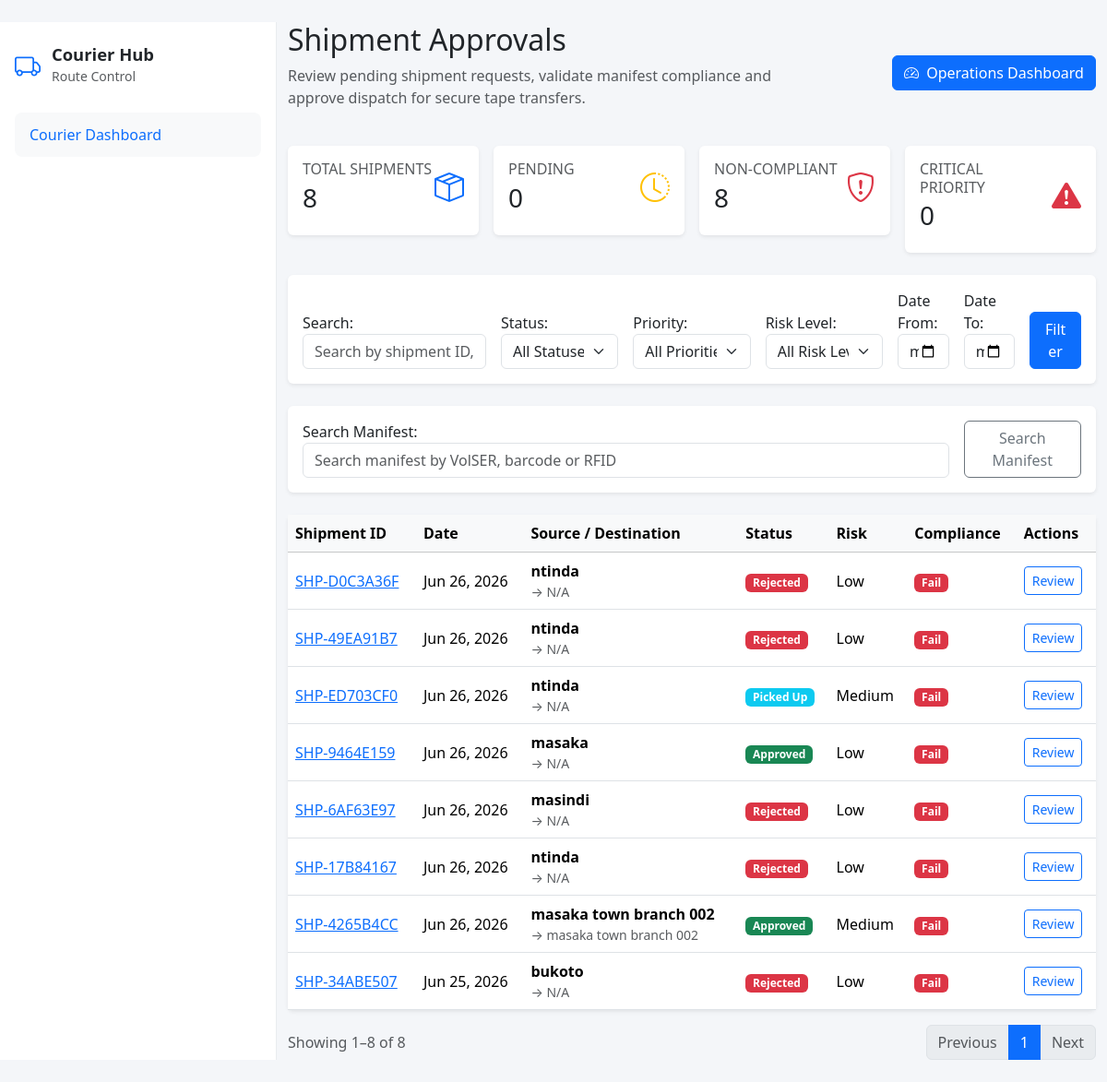
The app's page /shipment-approvals/ (signed in) with its own data.
### inventory/models.py (models this page shows, shortened)
class Shipment(models.Model):
    id = models.UUIDField(primary_key=True, default=uuid.uuid4, editable=False)
    SHIPMENT_TYPE_CHOICES = [
        ('Off-Site Transfer', 'Off-Site Transfer'),
        ('Return', 'Return'),
        ('Retrieval', 'Retrieval'),
        ('Destruction', 'Destruction'),
    ]
    SHIPMENT_STATUS_CHOICES = [
        ('Pending', 'Pending'),
        ('More Info Requested', 'More Info Requested'),
        ('Approved', 'Approved'),
        ('Rejected', 'Rejected'),
        ('Dispatched', 'Dispatched'),
        ('Picked Up', 'Picked Up'),
        ('In Transit', 'In Transit'),
        ('Delivered', 'Delivered'),
        ('Completed', 'Completed'),
        ('Return Accepted', 'Return Accepted'),
        ('Cancelled', 'Cancelled'),
    ]
    PRIORITY_LEVEL_CHOICES = [
        ('Normal', 'Normal'),
        ('High', 'High'),
        ('Critical', 'Critical'),
    ]
    DELIVERY_STATUS_CHOICES = [
        ('Delivered', 'Delivered'),
        ('Partially Delivered', 'Partially Delivered'),
    ]
    shipment_id = models.CharField(
        max_length=50,
        unique=True,
        default=generate_shipment_id,
        editable=False,
    )
    shipment_date = models.DateField(default=timezone.localdate)
    shipment_type = models.CharField(max_length=50, choices=SHIPMENT_TYPE_CHOICES)
    status = models.CharField(max_length=50, choices=SHIPMENT_STATUS_CHOICES, default='Pending')
    priority_level = models.CharField(max_length=20, choices=PRIORITY_LEVEL_CHOICES, default='Normal')
    number_of_tapes = models.PositiveIntegerField(default=0)
    source_location = models.CharField(max_length=200, blank=True)
    releasing_custodian = models.CharField(max_length=150, blank=True)
    release_datetime = models.DateTimeField(null=True, blank=True)
    destination_location = models.CharField(max_length=200, blank=True)
    receiving_organization = models.CharField(max_length=200, blank=True)
    expected_delivery_date = models.DateField(null=True, blank=True)
    receiving_custodian = models.CharField(max_length=150, blank=True)
    courier_name = models.CharField(max_length=150, blank=True)
    courier_contact = models.CharField(max_length=100, blank=True)
    vehicle_number = models.CharField(max_length=100, blank=True)
    tracking_number = models.CharField(max_length=150, blank=True)
    tapes = models.ManyToManyField('Tape', blank=True, related_name='shipments')
    approved_by = models.ForeignKey(
        settings.AUTH_USER_MODEL,
        null=True,
        blank=True,
        on_delete=models.SET_NULL,
        related_name='approved_shipments'
    )
    approval_date = models.DateTimeField(null=True, blank=True)
    approval_remarks = models.TextField(blank=True)
    delivery_date = models.DateField(null=True, blank=True)
    delivery_time = models.TimeField(null=True, blank=True)
    received_by = models.CharField(max_length=150, blank=True)
    delivery_status = models.CharField(max_length=30, choices=DELIVERY_STATUS_CHOICES, blank=True)
    delivery_notes = models.TextField(blank=True)
    created_by = models.ForeignKey(
        settings.AUTH_USER_MODEL,
        null=True,
        blank=True,
        on_delete=models.SET_NULL,
        related_name='created_shipments'
    )
    created_at = models.DateTimeField(auto_now_add=True)
    last_updated_by = models.ForeignKey(
        settings.AUTH_USER_MODEL,
        null=True,
        blank=True,
        on_delete=models.SET_NULL,
        related_name='updated_shipments'
    )
    last_updated_at = models.DateTimeField(auto_now=True)
    class Meta:
        ordering = ['-shipment_date', '-created_at']
    def has_dual_custody(self):
        return bool(self.releasing_custodian and self.receiving_custodian)
    def is_manifest_complete(self):
        return self.number_of_tapes > 0 and self.tapes.exists() and self.number_of_tapes == self.tapes.count()
    def is_overdue_for_approval(self):
        if not self.shipment_date:
            return False
        return self.status in ['Pending', 'More Info Requested'] and self.shipment_date < (timezone.localdate() - timedelta(days=2))
    def compliance_checks(self):
        checks = {
            'tape_exists': self.tapes.exists(),
            'duplicate_tapes': not self.tapes.values('id').annotate(count=Count('id')).filter(count__gt=1).exists(),
            'manifest_complete': self.is_manifest_complete(),
            'retention_compliance': not self.tapes.filter(retention_end_date__lt=(self.expected_delivery_date or timezone.localdate())).exists(),
            'legal_hold': not self.tapes.filter(legal_hold=True).exists(),
            'audit_hold': not self.tapes.filter(audit_hold=True).exists(),
            'damage_status': not self.tapes.filter(status='Damaged').exists(),
            'missing_tape_status': not self.tapes.filter(status='Missing').exists(),
            'dual_custody': self.has_dual_custody(),
        }
        return checks
    def compliance_passed(self):
        return all(self.compliance_checks().values())
    def risk_score(self):
        score = 0
        if self.tapes.filter(status='Missing').exists():
            score += 30
        if self.tapes.filter(status='Damaged').exists():
            score += 25
        if self.tapes.filter(legal_hold=True).exists():
            score += 20
        if self.tapes.filter(audit_hold=True).exists():
            score += 20
        if not self.is_manifest_complete():
            score += 15
        if self.priority_level == 'Critical':
            score += 15
        elif self.priority_level == 'High':
            score += 8
        return min(score, 100)
    def risk_level(self):
        score = self.risk_score()
        if score >= 70:
            return 'Critical'
        if score >= 45:
            return 'High'
        if score >= 20:
            return 'Medium'
        return 'Low'

### inventory/views.py (the view, shortened to what this page needs)
# urls.py: path('shipment-approvals/', views.shipment_approvals, name='shipment-approvals'),
@user_passes_test(lambda u: u.is_superuser or is_operations_manager(u) or is_backup_administrator(u), login_url='signin')
@login_required(login_url='signin')
def shipment_approvals(request):
    filter_form = ShipmentApprovalFilterForm(request.GET or None)
    manifest_form = ManifestSearchForm(request.GET or None)
    shipments = Shipment.objects.select_related('approved_by', 'created_by', 'last_updated_by').prefetch_related('tapes').order_by('-shipment_date')
    risk_level_filter = None
    if risk_level_filter:
        shipments = [shipment for shipment in shipments if shipment.risk_level() == risk_level_filter]
    if not isinstance(shipments, list):
        shipments = list(shipments)
    total_shipments = len(shipments)
    pending_count = sum(1 for shipment in shipments if shipment.status == 'Pending')
    more_info_count = sum(1 for shipment in shipments if shipment.status == 'More Info Requested')
    approved_count = sum(1 for shipment in shipments if shipment.status == 'Approved')
    rejected_count = sum(1 for shipment in shipments if shipment.status == 'Rejected')
    critical_count = sum(1 for shipment in shipments if shipment.priority_level == 'Critical')
    non_compliant_count = sum(1 for shipment in shipments if not shipment.compliance_passed())
    overdue_count = sum(1 for shipment in shipments if shipment.is_overdue_for_approval())
    page_number = request.GET.get('page', 1)
    paginator = Paginator(shipments, 10)
    shipment_page = paginator.get_page(page_number)
    context = {
        'dashboard_tabs': OPERATIONS_FEATURE_TABS,
        'filter_form': filter_form,
        'manifest_form': manifest_form,
        'shipments': shipment_page,
        'total_shipments': total_shipments,
        'pending_count': pending_count,
        'more_info_count': more_info_count,
        'approved_count': approved_count,
        'rejected_count': rejected_count,
        'critical_count': critical_count,
        'non_compliant_count': non_compliant_count,
        'overdue_count': overdue_count,
        'has_results': total_shipments > 0,
    }
    if request.GET.get('partial'):
        return render(request, 'shipment_approvals_fragment.html', context)
    return render(request, 'shipment_approvals.html', context)

### inventory/templates/shipment_approvals.html (shortened to what this page needs)
{% extends 'base.html' %}
{% load static %}
{% block content %}
<div class="row mb-4">
    <div class="col-md-8">
        <h2 class="mb-2">Shipment Approvals</h2>
        <p class="text-muted">Review pending shipment requests, validate manifest compliance and approve dispatch for secure tape transfers.</p>
    </div>
    <div class="col-md-4 text-md-end align-self-center">
        <a class="btn btn-primary" href="{% url 'operations-dashboard' %}"><i class="bi bi-speedometer2 me-1"></i> Operations Dashboard</a>
    </div>
</div>
<div class="row g-3 mb-4">
    <div class="col-sm-6 col-xl-3">
        <div class="card shadow-sm border-0">
            <div class="card-body">
                <div class="d-flex justify-content-between align-items-center mb-2">
                    <div>
                        <h6 class="text-uppercase text-muted mb-1">Total Shipments</h6>
                        <h3 class="mb-0">{{ total_shipments }}</h3>
                    </div>
                    <i class="bi bi-box-seam fs-2 text-primary"></i>
                </div>
            </div>
        </div>
    </div>
    <div class="col-sm-6 col-xl-3">
        <div class="card shadow-sm border-0">
            <div class="card-body">
                <div class="d-flex justify-content-between align-items-center mb-2">
                    <div>
                        <h6 class="text-uppercase text-muted mb-1">Pending</h6>
                        <h3 class="mb-0">{{ pending_count }}</h3>
                    </div>
                    <i class="bi bi-clock-history fs-2 text-warning"></i>
                </div>
            </div>
        </div>
    </div>
    <div class="col-sm-6 col-xl-3">
        <div class="card shadow-sm border-0">
            <div class="card-body">
                <div class="d-flex justify-content-between align-items-center mb-2">
                    <div>
                        <h6 class="text-uppercase text-muted mb-1">Non-Compliant</h6>
                        <h3 class="mb-0">{{ non_compliant_count }}</h3>
                    </div>
                    <i class="bi bi-shield-exclamation fs-2 text-danger"></i>
                </div>
            </div>
        </div>
    </div>
    <div class="col-sm-6 col-xl-3">
        <div class="card shadow-sm border-0">
            <div class="card-body">
                <div class="d-flex justify-content-between align-items-center mb-2">
                    <div>
                        <h6 class="text-uppercase text-muted mb-1">Critical Priority</h6>
                        <h3 class="mb-0">{{ critical_count }}</h3>
                    </div>
                    <i class="bi bi-exclamation-triangle-fill fs-2 text-danger"></i>
                </div>
            </div>
        </div>
    </div>
</div>
<div class="card mb-4 shadow-sm border-0">
    <div class="card-body">
        <form method="get" class="row g-3 align-items-end">
            <div class="col-md-3">
                {{ filter_form.search.label_tag }}
                {{ filter_form.search }}
            </div>
            <div class="col-md-2">
                {{ filter_form.status.label_tag }}
                {{ filter_form.status }}
            </div>
            <div class="col-md-2">
                {{ filter_form.priority.label_tag }}
                {{ filter_form.priority }}
            </div>
            <div class="col-md-2">
                {{ filter_form.risk_level.label_tag }}
                {{ filter_form.risk_level }}
            </div>
            <div class="col-md-1">
                {{ filter_form.date_from.label_tag }}
                {{ filter_form.date_from }}
            </div>
            <div class="col-md-1">
                {{ filter_form.date_to.label_tag }}
                {{ filter_form.date_to }}
            </div>
            <div class="col-md-1 text-end">
                <button type="submit" class="btn btn-primary w-100">Filter</button>
            </div>
        </form>
    </div>
</div>
<div class="card mb-4 shadow-sm border-0">
    <div class="card-body">
        <form method="get" class="row g-3 align-items-end">
            <div class="col-md-10">
                {{ manifest_form.query.label_tag }}
                {{ manifest_form.query }}
            </div>
            <div class="col-md-2 text-end">
                <button type="submit" class="btn btn-outline-secondary w-100">Search Manifest</button>
            </div>
        </form>
    </div>
</div>
{% if has_results %}
<div class="card shadow-sm border-0">
    <div class="card-body p-0">
        <div class="table-responsive">
            <table class="table table-hover align-middle mb-0">
                <thead class="table-light">
                    <tr>
                        <th>Shipment ID</th>
                        <th>Date</th>
                        <th>Source / Destination</th>
                        <th>Status</th>
                        <th>Risk</th>
                        <th>Compliance</th>
                        <th>Actions</th>
                    </tr>
                </thead>
                <tbody>
                    {% for shipment in shipments %}
                    <tr>
                        <td><a href="{% url 'shipment-detail' shipment.pk %}">{{ shipment.shipment_id }}</a></td>
                        <td>{{ shipment.shipment_date|date:'M d, Y' }}</td>
                        <td>
                            <div class="fw-semibold">{{ shipment.source_location|default:'N/A' }}</div>
                            <div class="text-muted small">→ {{ shipment.destination_location|default:'N/A' }}</div>
                        </td>
                        <td>
                            {% if shipment.status == 'Pending' %}
                                <span class="badge bg-warning">{{ shipment.status }}</span>
                            {% elif shipment.status == 'More Info Requested' %}
                                <span class="badge bg-secondary">{{ shipment.status }}</span>
                            {% elif shipment.status == 'Approved' %}
                                <span class="badge bg-success">{{ shipment.status }}</span>
                            {% elif shipment.status == 'Rejected' %}
                                <span class="badge bg-danger">{{ shipment.status }}</span>
                            {% else %}
                                <span class="badge bg-info">{{ shipment.status }}</span>
                            {% endif %}
                        </td>
                        <td>{{ shipment.risk_level }}</td>
                        <td>
                            {% if shipment.compliance_passed %}
                                <span class="badge bg-success">Pass</span>
                            {% else %}
                                <span class="badge bg-danger">Fail</span>
                            {% endif %}
                        </td>
                        <td>
                            <a class="btn btn-sm btn-outline-primary" href="{% url 'shipment-detail' shipment.pk %}">Review</a>
                        </td>
                    </tr>
                    {% endfor %}
                </tbody>
            </table>
        </div>
    </div>
</div>
<nav class="d-flex justify-content-between align-items-center mt-3">
    <div class="text-muted">Showing {{ shipments.start_index }}–{{ shipments.end_index }} of {{ shipments.paginator.count }}</div>
    <ul class="pagination mb-0">
        {% if shipments.has_previous %}
        <li class="page-item"><a class="page-link" href="?page={{ shipments.previous_page_number }}">Previous</a></li>
        {% else %}
        <li class="page-item disabled"><span class="page-link">Previous</span></li>
        {% endif %}
        {% for num in shipments.paginator.page_range %}
            {% if num == shipments.number %}
                <li class="page-item active"><span class="page-link">{{ num }}</span></li>
            {% elif num >= shipments.number|add:'-2' and num <= shipments.number|add:'2' %}
                <li class="page-item"><a class="page-link" href="?page={{ num }}">{{ num }}</a></li>
            {% endif %}
        {% endfor %}
        {% if shipments.has_next %}
        <li class="page-item"><a class="page-link" href="?page={{ shipments.next_page_number }}">Next</a></li>
        {% else %}
        <li class="page-item disabled"><span class="page-link">Next</span></li>
        {% endif %}
    </ul>
</nav>
{% endif %}
{% endblock %}

### records on screen
Shipment: shipment_id "SHP-D0C3A36F", shipment_date "Jun 26, 2026", source_location "ntinda", destination_location "N/A", status "Rejected", risk_level "Low", releasing_custodian "Fail"
Shipment: shipment_id "SHP-49EA91B7", shipment_date "Jun 26, 2026", source_location "ntinda", destination_location "N/A", status "Rejected", risk_level "Low", releasing_custodian "Fail"
Shipment: shipment_id "SHP-ED703CF0", shipment_date "Jun 26, 2026", source_location "ntinda", destination_location "N/A", status "Picked Up", risk_level "Medium", releasing_custodian "Fail"
Shipment: shipment_id "SHP-9464E159", shipment_date "Jun 26, 2026", source_location "masaka", destination_location "N/A", status "Approved", risk_level "Low", releasing_custodian "Fail"
Shipment: shipment_id "SHP-6AF63E97", shipment_date "Jun 26, 2026", source_location "masindi", destination_location "N/A", status "Rejected", risk_level "Low", releasing_custodian "Fail"
Shipment: shipment_id "SHP-17B84167", shipment_date "Jun 26, 2026", source_location "ntinda", destination_location "N/A", status "Rejected", risk_level "Low", releasing_custodian "Fail"
Shipment: shipment_id "SHP-4265B4CC", shipment_date "Jun 26, 2026", source_location "masaka town branch 002", destination_location "masaka town branch 002", status "Approved", risk_level "Medium", releasing_custodian "Fail"
Shipment: shipment_id "SHP-34ABE507", shipment_date "Jun 25, 2026", source_location "bukoto", destination_location "N/A", status "Rejected", risk_level "Low", releasing_custodian "Fail"

### other values on screen
{{ total_shipments }} "8"
{{ pending_count }} "0"
{{ non_compliant_count }} "8"
{{ critical_count }} "0"
{{ filter_form.search.label_tag }} "Search:"
{{ filter_form.status.label_tag }} "Status:"
{{ filter_form.priority.label_tag }} "Priority:"
{{ filter_form.risk_level.label_tag }} "Risk Level:"
{{ filter_form.date_from.label_tag }} "Date From:"
{{ filter_form.date_to.label_tag }} "Date To:"
{{ manifest_form.query.label_tag }} "Search Manifest:"
{{ shipments.start_index }} "1"
{{ shipments.end_index }} "8"
{{ shipments.paginator.count }} "8"
{{ num }} "1"
